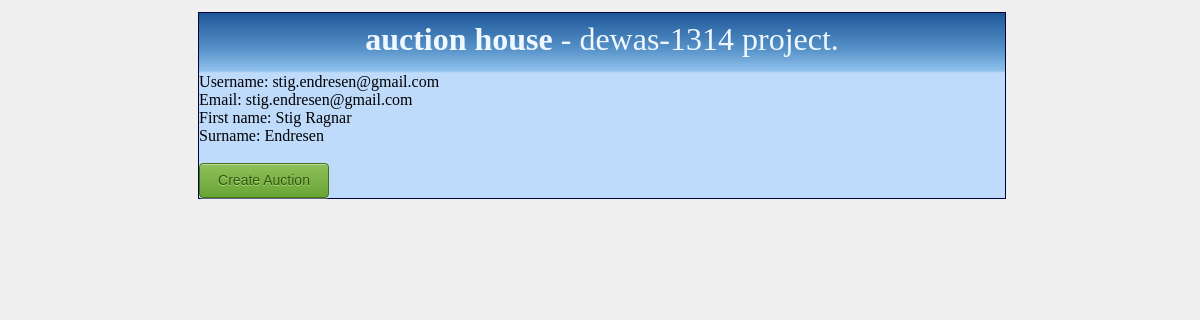
/userprofile (signed in), run on an earlier commit of the app's database.
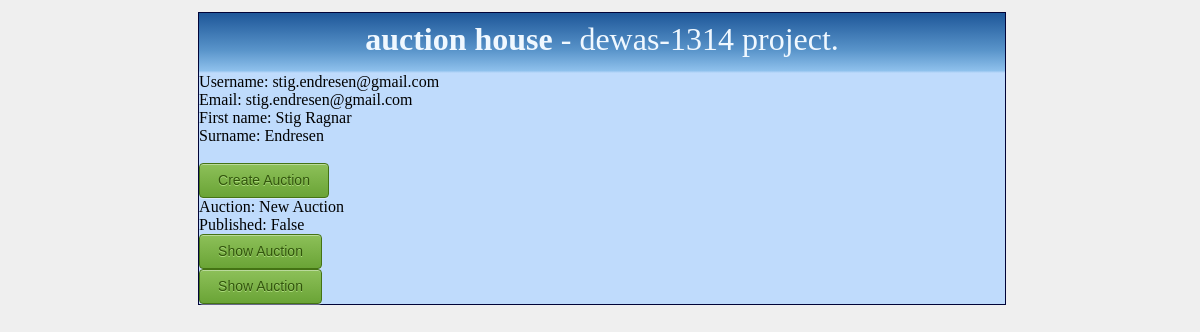
And on a later commit of the database.
### AuctionApp/models.py (models this page shows)
class Auction(models.Model):
    id = models.AutoField(primary_key=True)
    ownerid = models.ForeignKey(User, related_name="created")
    starttime = models.DateTimeField(default=datetime.utcnow(), blank=True)
    endtime = models.DateTimeField(default=timezone.now(), blank=True)
    title = models.CharField(max_length=30, default="New Auction")
    content = models.TextField()
    version = models.PositiveIntegerField(default=0)
    min_price = models.FloatField(default=0.00)
    is_active = models.BooleanField(default=False)
    is_locked = models.BooleanField(default=False)
    latest_bid_by = models.ForeignKey(User, related_name="bids")

### AuctionApp/views.py (the view)
@login_required(login_url="/auctionhouse/")
def get_user(request):
    tmp_user = request.user
    request.session.set_expiry(1800)
    auctions = Auction.objects.filter(ownerid=tmp_user)
    return render(request, "user_profile.html", {'user': tmp_user, 'auctions': auctions})

### templates/user_profile.html (shortened to what this page needs)
{% load i18n %}
{% include "head.html" %}
{% include "body.html" %}
<article>
	<div>
		Username: {{ user.username }}<br>
		Email: {{ user.email }}<br>
		First name: {{ user.first_name }}<br>
		Surname: {{ user.last_name }}<br>
	</div>
	<br>
	<div>
		<form action="/auction/" method="post">
			<input class="submit-button" type="submit" value="{% trans "Create Auction" %}">
		</form>
		{% for i in auctions %}
			Auction: {{ i.title }}<br>
			Published: {{ i.is_active }}
			<form action="/auction/{{ i.id }}/" method="post">
				<input class="submit-button" type="submit" name="showauction" value="{% trans "Show Auction" %}">
			</form>
			<form action="/editauction/{{ i.id }}/" method="post">
				<input class="submit-button" type="submit" name="editauction" value="{% trans "Show Auction" %}">
			</form>
		{% endfor %}
	</div>
</article>
{% include "footer.html" %}

What changed in the data, as far as the page shows it:
added Auction: title "New Auction", is_active "False"
